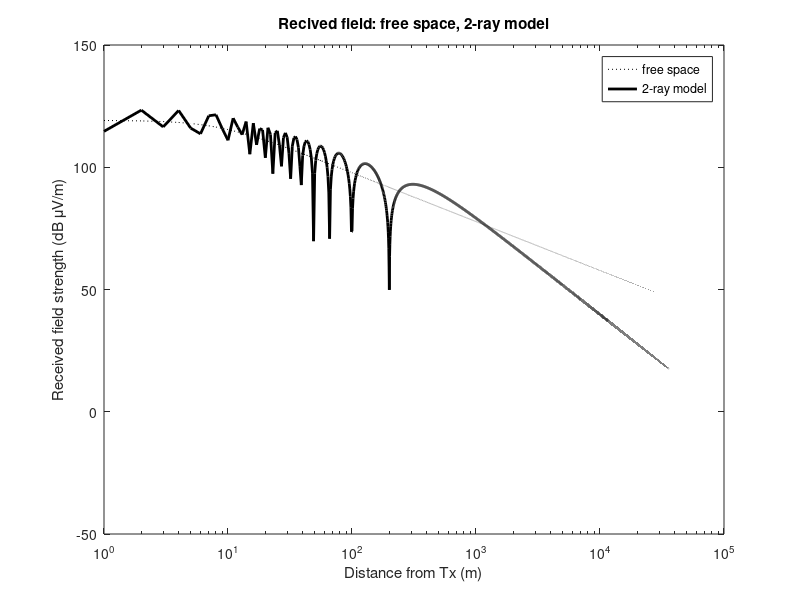
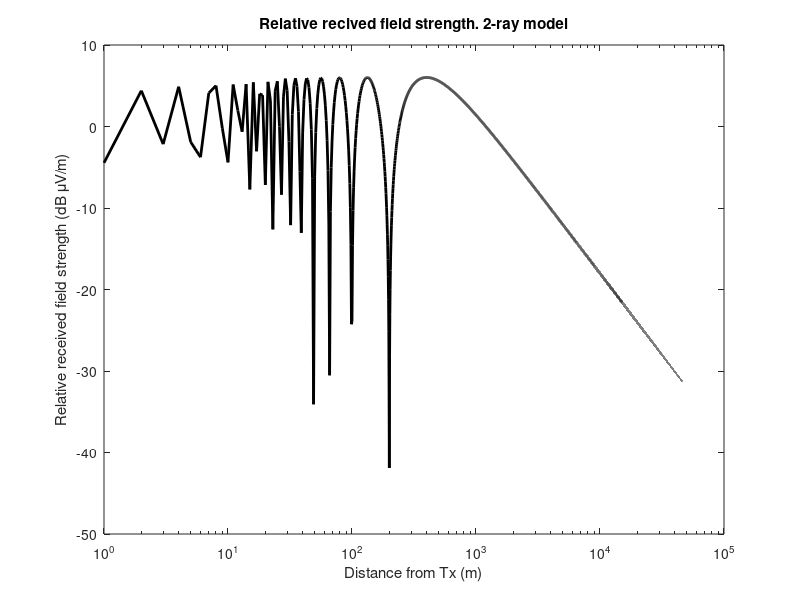

Here is the MATLAB script that generated these plots, in order:
%
% project811
%
%=======================================================================
clear
close all
clc
%=======================================================================
f=2000;          % Frequency in MHz
ptx=1;           % Transmitter power in Watts
gtx=1;           % Transmitter gain in linear units (1 is isotropic) 

%======================================================================
lambdac=300/f;     % wavelength (m)
kc=2*pi/lambdac;   % propagation constant

%=======================================================================
ht=10;        % transmitter height
hr=1.5        % receiver height

xt=0;

xrStep=1;
xr=[1:xrStep:100000];

% Reflection coefficients ===============================================
RG=-1;

% ray path lengths =======================================================
imageht=-ht;

dTxRx=sqrt((xt-xr).^2+(ht-hr).^2);
dimageTxRx=sqrt((xt-xr).^2+(imageht-hr).^2);

% Field strengths =======================================================
E0=sqrt(60*ptx*gtx)*exp(-j*kc*dTxRx)./dTxRx;      % in V/m

E=sqrt(60*ptx*gtx)*(exp(-j*kc*dTxRx)./dTxRx...
    +RG*exp(-j*kc*dimageTxRx)./dimageTxRx);

% field strenghts are in V/m, now they are converted to dBuV/m
figure,semilogx(xr,20*log10(abs(E0)*1e6),'k:',xr,20*log10(abs(E)*1e6),'k', 'LineWidth',2)
xlabel('Distance from Tx (m)')
ylabel('Received field strength (dB \muV/m)')
title('Recived field: free space, 2-ray model')
legend('free space','2-ray model')

figure,semilogx(xr,20*log10(abs(E./E0)),'k', 'LineWidth',2)
xlabel('Distance from Tx (m)')
ylabel('Relative received field strength (dB \muV/m)')
title('Relative recived field strength. 2-ray model')




